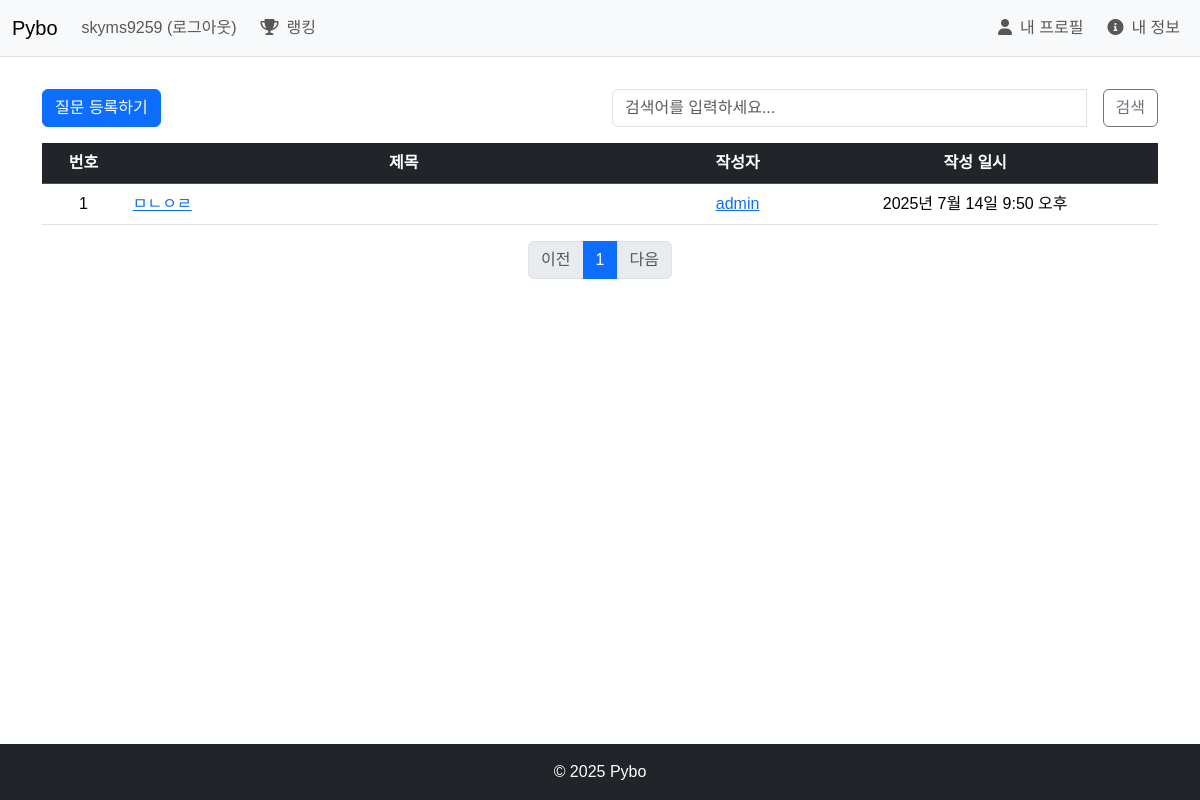
Screenshot of /pybo/ (signed in) with the database file from the repository.
### pybo/models.py (models this page shows, shortened)
class Question(models.Model):
    author = models.ForeignKey(User, on_delete=models.CASCADE, related_name='author_question')
    subject = models.CharField(max_length=200)
    content = models.TextField()
    image = models.ImageField(upload_to="question_images/", null=True, blank=True)
    create_date = models.DateTimeField()
    modify_date = models.DateTimeField(null=True, blank=True)
    voter = models.ManyToManyField(User, related_name='voter_question')
    is_anonymous = models.BooleanField(default=False)
    hashtags = models.ManyToManyField('Hashtag', blank=True, related_name='questions')

### pybo/views/index_views.py (the view, shortened to what this page needs)
# urls.py: path('', index_views.index, name='index'),
def index(request):
    page = request.GET.get('page', '1')
    kw = request.GET.get('kw', '')  # 검색어
    question_list = Question.objects.order_by('-create_date')
    paginator = Paginator(question_list, 10)  # 페이지당 10개
    page_obj = paginator.get_page(page)
    context = {'question_list': page_obj, 'page': page, 'kw': kw}
    return render(request, 'pybo/question_list.html', context)

### pybo/templatetags/pybo_filter.py (called while the page is built)
@register.filter
def sub(value, arg):
    return value - arg

### templates/pybo/question_list.html (shortened to what this page needs)
{% extends 'index.html' %}
{% load pybo_filter %}
{% block content %}
<div class="container my-3">
    <div class="row my-3">
        <div class="col-6">
            <a href="{% url 'pybo:question_create' %}" class="btn btn-primary">질문 등록하기</a>
        </div>
        <div class="col-6">
            <div class="input-group">
                <input type="text" id="search_kw" class="form-control" value="{{ kw|default_if_none:'' }}" placeholder="검색어를 입력하세요...">
                <div class="input-group-append ms-3">
                    <button class="btn btn-outline-secondary" type="button" id="btn_search">검색</button>
                </div>
            </div>
        </div>
    </div>
    <table class="table">
        <thead>
            <tr class="text-center table-dark">
                <th>번호</th>
                <th class="w-50">제목</th>
                <th>작성자</th>
                <th>작성 일시</th>
            </tr>
        </thead>
        <tbody>
            {% if question_list %}
            {% for question in question_list %}
            <tr class="text-center">
                <td>
                    {{ question_list.paginator.count|sub:question_list.start_index|sub:forloop.counter0|add:1 }}
                </td>
                <td class="text-start">
                    <a href="{% url 'pybo:detail' question.id %}">{{ question.subject }}</a>
                </td>
                {% if question.is_anonymous %}
                <td>익명</td>
                {% else %}
                <td><a href="{% url 'pybo:user_profile' username=question.author.username %}">{{ question.author.username }}</a></td>
                {% endif %}
                <td>{{ question.create_date }}</td>
            </tr>
            {% endfor %}
            {% else %}
            <tr>
                <td colspan="4" style="text-align: center;">질문이 없습니다.</td>
            </tr>
            {% endif %}
        </tbody>
    </table>
    <ul class="pagination justify-content-center">
        {% if question_list.has_previous %}
        <li class="page-item">
            <a class="page-link" data-page="{{ question_list.previous_page_number }}"
               href="javascript:void(0)">이전</a>
        </li>
        {% else %}
        <li class="page-item disabled">
            <a class="page-link" tabindex="-1" aria-disabled="true" href="#">이전</a>
        </li>
        {% endif %}
        {% for page_number in question_list.paginator.page_range %}
        {% if page_number >= question_list.number|add:-5 and page_number <= question_list.number|add:5 %}
        {% if page_number == question_list.number %}
        <li class="page-item active" aria-current="page">
            <a class="page-link" data-page="{{ page_number }}"
               href="javascript:void(0)">{{ page_number }}</a>
        </li>
        {% else %}
        <li class="page-item">
            <a class="page-link" data-page="{{ page_number }}"
               href="javascript:void(0)">{{ page_number }}</a>
        </li>
        {% endif %}
        {% endif %}
        {% endfor %}
        {% if question_list.has_next %}
        <li class="page-item">
            <a class="page-link" data-page="{{ question_list.next_page_number }}"
               href="javascript:void(0)">다음</a>
        </li>
        {% else %}
        <li class="page-item disabled">
            <a class="page-link" tabindex="-1" aria-disabled="true" href="#">다음</a>
        </li>
        {% endif %}
    </ul>
</div>
{% endblock content %}

### templates/navbar.html (shortened to what this page needs)
<nav class="navbar navbar-expand-lg navbar-light bg-light border-bottom">
    <div class="container-fluid">
        <a class="navbar-brand" href="{% url 'pybo:index' %}">Pybo</a>
        <div class="collapse navbar-collapse" id="navbarSupportedContent">
            <ul class="navbar-nav me-auto mb-2 mb-lg-0">
                <li class="nav-item">
                    {% if user.is_authenticated %}
                    <a class="nav-link" href="{% url 'common:logout' %}">{{ user.username }} (로그아웃)</a>
                    {% else %}
                    <a class="nav-link" href="{% url 'common:login' %}">로그인</a>
                    {% endif %}
                </li>
                <li class="">
                    <a class="nav-link" href="{% url 'pybo:user_ranking' %}"><i class="fas fa-trophy mx-2"></i>랭킹</a>
                </li>
            </ul>
            {% if user.is_authenticated %}
            <ul class="navbar-nav ms-auto">
                <li class="nav-item">
                    <a class="nav-link" href="{% url 'pybo:user_profile' username=user.username %}"><i class="fas fa-user mx-2"></i>내 프로필</a>
                </li>
                <li class="nav-item">
                    <a class="nav-link" href="{% url 'pybo:accounts' %}"><i class="fas fa-info-circle mx-2"></i>내 정보</a>
                </li>
            </ul>
            {% endif %}
        </div>
    </div>
</nav>

### static/style.css (style rules this page uses)
body { font-family: 'Noto Sans KR', sans-serif !important; }

### rows the page displays
Question: paginator.count|sub "1", subject "ㅁㄴㅇㄹ", author.username "admin", create_date "2025년 7월 14일 9:50 오후"

### other values shown
{{ user.username }} "skyms9259"
{{ page_number }} "1"
